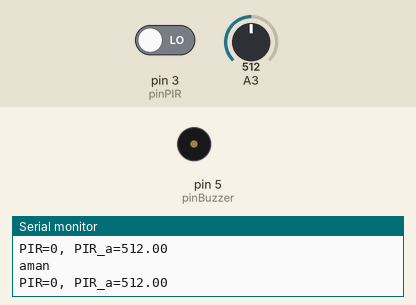
This sketch was run on a simulated Arduino Uno, built with avr-gcc and run on an emulated ATmega328P. Parts: buzzer (waves = sounding), the last lines printed to the serial monitor. The test bench sets the inputs (shaded band); at power-on: pin 3 (pinPIR) LOW, A3 = 512.

Above: at 1.2 s.
1.3 s: pin 3 (pinPIR) driven HIGH
3.0 s: A3 set to 529
At 4.3 s:
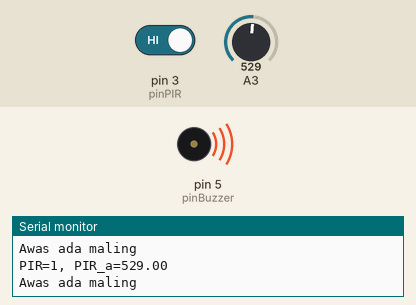
4.6 s: A3 set to 511
At 6.0 s:
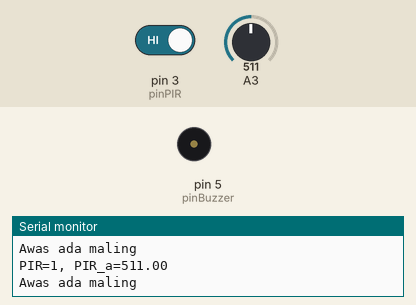
7.6 s: A3 set to 306
At 8.7 s:
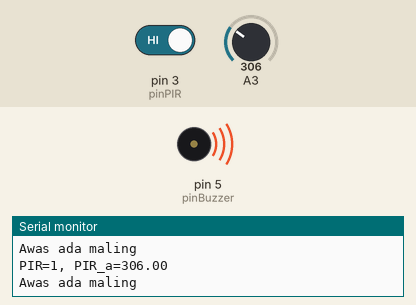
10.6 s: pin 3 (pinPIR) driven LOW
Timing chart, 0 to 13.6 s (numbered marks = the images above; inputs shaded):
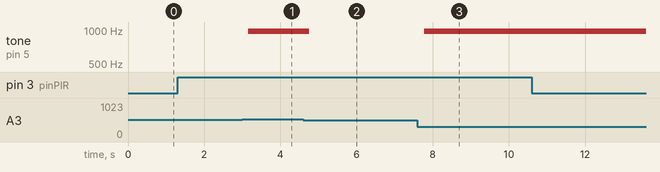

The sketch:

1_sensorpassive.ino
```cpp
// INISIALISASI
int pinPIR = 3;
int pinBuzzer = 5;

void setup() {
  Serial.begin(9600);
  pinMode(pinPIR, INPUT);
  pinMode(pinBuzzer, OUTPUT);
}


void loop() {
  // BACA SENSOR
  float bacaPIR_a = analogRead(pinPIR);
  int bacaPIR_d = digitalRead(pinPIR);

  // PRINT
  Serial.print("PIR=");
  Serial.print(bacaPIR_d);
  Serial.print(", PIR_a=");
  Serial.print(bacaPIR_a);
  Serial.println();

  //LOGIKA
  if(bacaPIR_d) {
    Serial.println("Awas ada maling");
    analogWrite(pinBuzzer, bacaPIR_a);
    delay(100);
    digitalWrite(pinBuzzer, LOW);
    delay(100);
  } else {
    Serial.println("aman");
  }

}
```

Measured:
- the behaviour switches between 512 and 513 on A3 (found by bisection; images 0 and 1)
- after the input at 3.0 s, tone on pin 5 (pinBuzzer): silent → 977 Hz after 0.16 s
- after the input at 4.6 s, tone on pin 5 (pinBuzzer): 977 Hz → silent after 0.16 s
- after the input at 7.6 s, tone on pin 5 (pinBuzzer): silent → 977 Hz after 0.18 s
